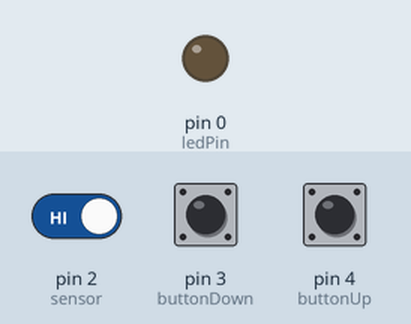
Bench run of a sketch on a simulated Arduino Uno, built with avr-gcc and run on an emulated ATmega328P. Parts: output pins drawn as LEDs (lit = HIGH). The test bench sets the inputs (shaded band); at power-on: pin 4 (buttonUp) HIGH, pin 2 (sensor) HIGH, pin 3 (buttonDown) HIGH.

Above: at 1.2 s.
1.3 s: pin 4 (buttonUp) pulled LOW for 0.15 s
At 1.6 s:
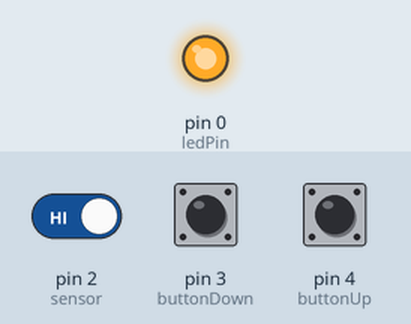
2.9 s: pin 2 (sensor) driven LOW
At 3.9 s:
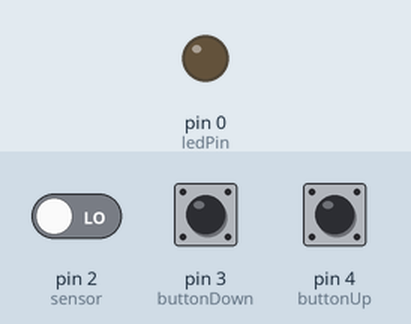
5.9 s: pin 2 (sensor) driven HIGH
At 6.9 s:
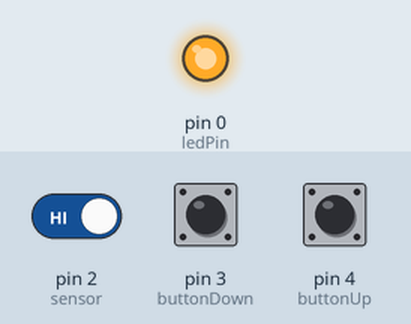
8.0 s: pin 3 (buttonDown) pulled LOW for 0.15 s
At 8.7 s:
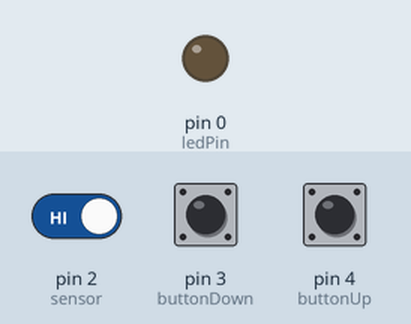
Timing chart, 0 to 10.6 s (numbered marks = the images above; inputs shaded):
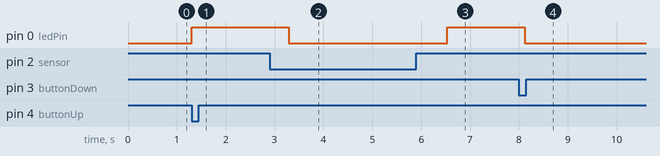

The sketch:

4_led_controller_code.ino
```cpp
const int ledPin = 0;
const int sensor = 2;
const int buttonDown = 3;
const int buttonUp = 4;

bool previousState = HIGH;
bool isRunning = false;
float phase = 0.5;
unsigned long pressTime = 0;
unsigned long lastChange = 0;
unsigned long lastAnimationStep = 0;
bool waiting = false;
float maxBrightness = 125;
const float brightnessStep = 3;
const int changeInterval = 30;
const int animationInterval = 1;

void setup() {
  pinMode(ledPin, OUTPUT);
  pinMode(sensor, INPUT_PULLUP);
  pinMode(buttonDown, INPUT_PULLUP);
  pinMode(buttonUp, INPUT_PULLUP);
}

void loop() {
  bool state = digitalRead(sensor);
  bool down = digitalRead(buttonDown) == LOW;
  bool up = digitalRead(buttonUp) == LOW;

  if (millis() - lastChange >= changeInterval) {
    if (down) {
      maxBrightness -= brightnessStep;
      if (maxBrightness < 10) maxBrightness = 10;
      lastChange = millis();
    }
    if (up) {
      maxBrightness += brightnessStep;
      if (maxBrightness > 255) maxBrightness = 255;
      lastChange = millis();
    }
  }

  if (state == LOW && previousState == HIGH && !isRunning) {
    waiting = true;
    pressTime = millis();
  }

  if (state == HIGH && previousState == LOW) {
    waiting = false;
  }

  if (waiting && millis() - pressTime >= 150) {
    waiting = false;
    isRunning = true;
    phase = 0.5;
  }

  if (isRunning && millis() - lastAnimationStep >= animationInterval) {
    lastAnimationStep = millis();
    phase += 0.00055;
    float sine = sin(phase * PI) * 0.5 + 0.5;
    int pwm = (int)(pow(sine, 2.2) * (float)maxBrightness);
    analogWrite(ledPin, pwm);
    if (phase >= 2.5) {
      phase = 0.5;
      if (state == HIGH) {
        isRunning = false;
        analogWrite(ledPin, maxBrightness);
      }
    }
  } else if (!isRunning) {
    analogWrite(ledPin, maxBrightness);
  }

  previousState = state;
}
```

Measured:
- after the input at 1.3 s, pin 0 (ledPin): LOW → HIGH at once
- after the input at 2.9 s, pin 0 (ledPin): HIGH → LOW after 0.39 s
- after the input at 5.9 s, pin 0 (ledPin): goes on until 6.5 s, then stays HIGH
- after the input at 8.0 s, pin 0 (ledPin): HIGH → LOW after 0.12 s
